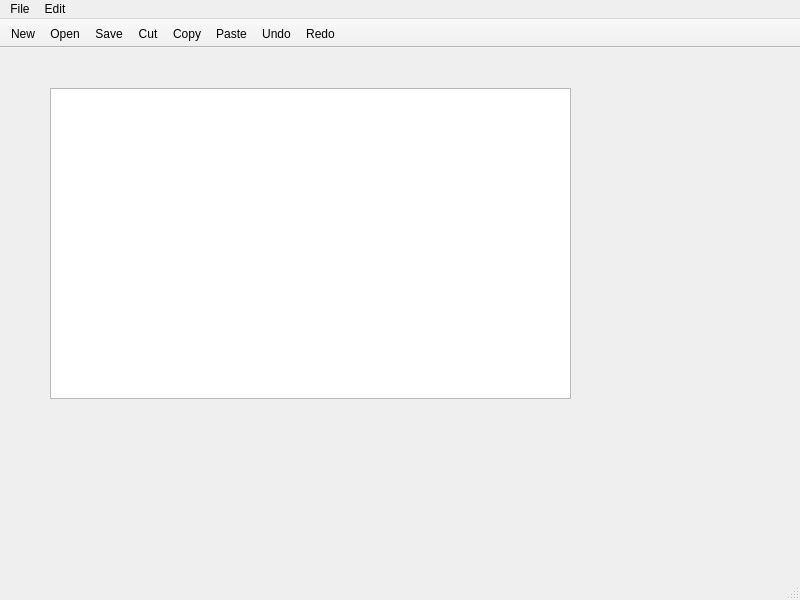
<?xml version="1.0" encoding="UTF-8"?>
<ui version="4.0">
 <class>MainWindow</class>
 <widget class="QMainWindow" name="MainWindow">
  <property name="geometry">
   <rect>
    <x>0</x>
    <y>0</y>
    <width>800</width>
    <height>600</height>
   </rect>
  </property>
  <property name="windowTitle">
   <string>MainWindow</string>
  </property>
  <widget class="QWidget" name="centralwidget">
   <widget class="QTextEdit" name="textEdit">
    <property name="geometry">
     <rect>
      <x>50</x>
      <y>40</y>
      <width>521</width>
      <height>311</height>
     </rect>
    </property>
   </widget>
  </widget>
  <widget class="QMenuBar" name="menubar">
   <property name="geometry">
    <rect>
     <x>0</x>
     <y>0</y>
     <width>800</width>
     <height>21</height>
    </rect>
   </property>
   <widget class="QMenu" name="menuFile">
    <property name="title">
     <string>File</string>
    </property>
    <addaction name="actionNew"/>
    <addaction name="actionOpen"/>
    <addaction name="actionSave"/>
    <addaction name="actionSave_as"/>
    <addaction name="separator"/>
    <addaction name="actionExit"/>
   </widget>
   <widget class="QMenu" name="menuEdit">
    <property name="title">
     <string>Edit</string>
    </property>
    <addaction name="actionCopy"/>
    <addaction name="actionPaste"/>
    <addaction name="actionCut"/>
    <addaction name="actionRedo"/>
    <addaction name="actionUndo"/>
   </widget>
   <addaction name="menuFile"/>
   <addaction name="menuEdit"/>
  </widget>
  <widget class="QStatusBar" name="statusbar"/>
  <widget class="QToolBar" name="toolBar">
   <property name="windowTitle">
    <string>toolBar</string>
   </property>
   <property name="movable">
    <bool>false</bool>
   </property>
   <attribute name="toolBarArea">
    <enum>TopToolBarArea</enum>
   </attribute>
   <attribute name="toolBarBreak">
    <bool>false</bool>
   </attribute>
   <addaction name="actionNew"/>
   <addaction name="actionOpen"/>
   <addaction name="actionSave"/>
   <addaction name="actionCut"/>
   <addaction name="actionCopy"/>
   <addaction name="actionPaste"/>
   <addaction name="actionUndo"/>
   <addaction name="actionRedo"/>
  </widget>
  <action name="actionNew">
   <property name="icon">
    <iconset>
     <normaloff>:/icons/main/file.svg</normaloff>:/icons/main/file.svg</iconset>
   </property>
   <property name="text">
    <string>New</string>
   </property>
   <property name="shortcut">
    <string>Ctrl+N</string>
   </property>
  </action>
  <action name="actionOpen">
   <property name="icon">
    <iconset>
     <normaloff>:/icons/main/open.svg</normaloff>:/icons/main/open.svg</iconset>
   </property>
   <property name="text">
    <string>Open</string>
   </property>
   <property name="shortcut">
    <string>Ctrl+O</string>
   </property>
  </action>
  <action name="actionSave">
   <property name="icon">
    <iconset>
     <normaloff>:/icons/main/save.svg</normaloff>:/icons/main/save.svg</iconset>
   </property>
   <property name="text">
    <string>Save</string>
   </property>
   <property name="shortcut">
    <string>Ctrl+S</string>
   </property>
  </action>
  <action name="actionSave_as">
   <property name="text">
    <string>Save as</string>
   </property>
   <property name="shortcut">
    <string>Ctrl+Alt+S</string>
   </property>
  </action>
  <action name="actionExit">
   <property name="icon">
    <iconset>
     <normaloff>:/icons/main/close.svg</normaloff>:/icons/main/close.svg</iconset>
   </property>
   <property name="text">
    <string>Exit</string>
   </property>
   <property name="shortcut">
    <string>Alt+F4</string>
   </property>
  </action>
  <action name="actionCopy">
   <property name="icon">
    <iconset>
     <normaloff>:/icons/main/clip.svg</normaloff>:/icons/main/clip.svg</iconset>
   </property>
   <property name="text">
    <string>Copy</string>
   </property>
   <property name="shortcut">
    <string>Ctrl+C</string>
   </property>
  </action>
  <action name="actionPaste">
   <property name="icon">
    <iconset>
     <normaloff>:/icons/main/paste.svg</normaloff>:/icons/main/paste.svg</iconset>
   </property>
   <property name="text">
    <string>Paste</string>
   </property>
   <property name="shortcut">
    <string>Ctrl+V</string>
   </property>
  </action>
  <action name="actionCut">
   <property name="icon">
    <iconset>
     <normaloff>:/icons/main/cut.svg</normaloff>:/icons/main/cut.svg</iconset>
   </property>
   <property name="text">
    <string>Cut</string>
   </property>
   <property name="shortcut">
    <string>Ctrl+X</string>
   </property>
  </action>
  <action name="actionRedo">
   <property name="icon">
    <iconset>
     <normaloff>:/icons/main/redo.svg</normaloff>:/icons/main/redo.svg</iconset>
   </property>
   <property name="text">
    <string>Redo</string>
   </property>
   <property name="shortcut">
    <string>Ctrl+Y</string>
   </property>
  </action>
  <action name="actionUndo">
   <property name="icon">
    <iconset>
     <normaloff>:/icons/main/undo.svg</normaloff>:/icons/main/undo.svg</iconset>
   </property>
   <property name="text">
    <string>Undo</string>
   </property>
   <property name="shortcut">
    <string>Ctrl+Z</string>
   </property>
  </action>
 </widget>
 <resources/>
 <connections/>
</ui>
